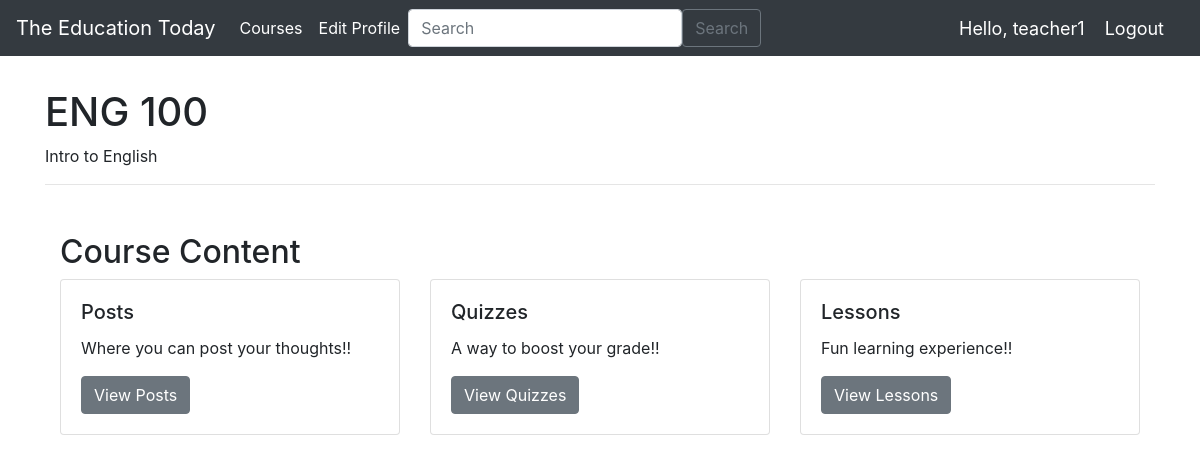
Page /teachers/courses/2/ (signed in) on the earlier database version.
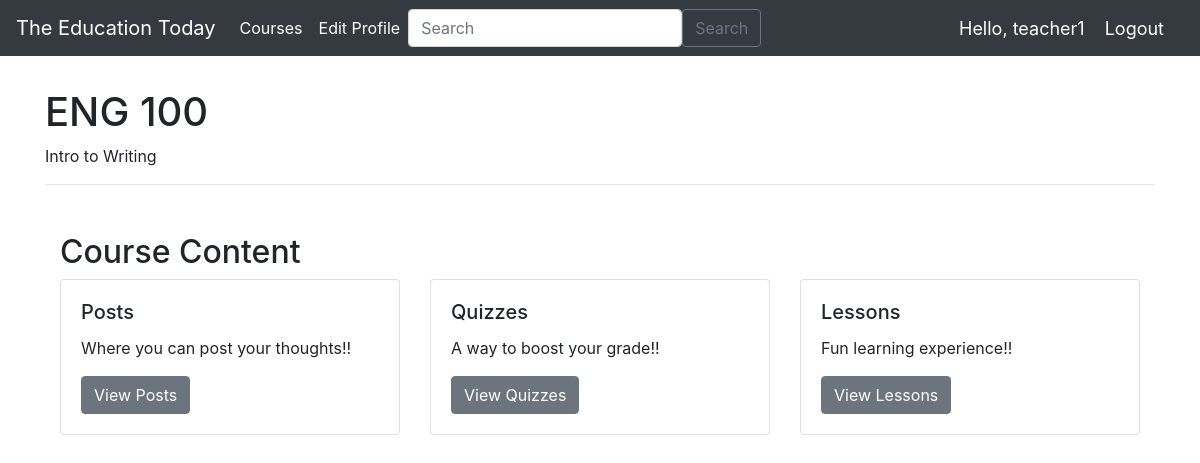
Same page on the later database version.
### teachers/models.py (models this page shows)
class Course(models.Model):
    id = models.AutoField(primary_key=True)
    name = models.CharField(max_length=120)
    subject_name = models.CharField(max_length=255, default="Intro to Art History")
    teacher = models.ForeignKey(User, on_delete=models.CASCADE)
    created_at = models.DateTimeField(auto_now_add=True)
    def __str__(self):
        return self.name

### teachers/views.py (the view)
# urls.py: path('courses/<int:course_id>/', views.course_detail, name="course_detail"),
@login_required(login_url='signin')
def course_detail(request, course_id):
    course = Course.objects.get(id=course_id)
    teacher = request.user
    is_enrolled = Course.objects.filter(teacher=teacher, name=course)
    if is_enrolled:
        posts = Posts.objects.filter(course=course)
        quizzes = Quiz.objects.filter(course=course)
        return render(request, 'teachers/course_detail.html', {
            'course': course,
            'posts': posts,
            'quizzes': quizzes
        })
    else:
        return render(request, 'teachers/course.html')

### teachers/templates/teachers/course_detail.html (shortened to what this page needs)
{% extends "teachers/base.html" %}
{% block content %}
<br/>
<div class="container my-2">
    <h1>{{ course.name }}</h1>
    <p>{{ course.subject_name }}</p>
    <hr>
    <section class="container my-5">
        <h2>Course Content</h2>
        <div class="row">
            <div class="col-md-4 mb-4">
                <div class="card">
                    <div class="card-body">
                        <h5 class="card-title">Posts</h5>
                        <p class="card-text">Where you can post your thoughts!!</p>
                        <a href="{% url 'teachers:posts' course.id %}" class="btn btn-secondary">View Posts</a>
                    </div>
                </div>
            </div>
            <div class="col-md-4 mb-4">
                <div class="card">
                    <div class="card-body">
                        <h5 class="card-title">Quizzes</h5>
                        <p class="card-text">A way to boost your grade!!</p>
                        <a href="{% url 'teachers:quiz_list' course_id=course.id %}" class="btn btn-secondary">View Quizzes</a>
                    </div>
                </div>
            </div>
            <div class="col-md-4 mb-4">
                <div class="card">
                    <div class="card-body">
                        <h5 class="card-title">Lessons</h5>
                        <p class="card-text">Fun learning experience!!</p>
                        <a href="#" class="btn btn-secondary">View Lessons</a>
                    </div>
                </div>
            </div>
        </div>
    </section>
</div>
{%endblock %}

Differences in the rows shown:
changed Course "ENG 100": subject_name "Intro to English" → "Intro to Writing"
